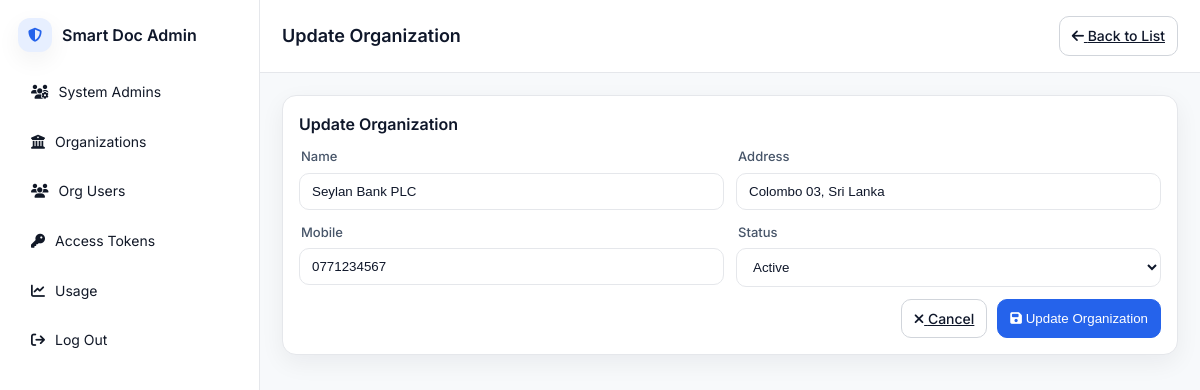
Screenshot of /manage_organization_edit.php?id=1 (signed in) with the database file from the repository.
### tables this page shows
CREATE TABLE IF NOT EXISTS `organization` (
  `id` int NOT NULL AUTO_INCREMENT,
  `name` varchar(100) DEFAULT NULL,
  `address` varchar(200) DEFAULT NULL,
  `mobile` varchar(10) DEFAULT NULL,
  `status` int NOT NULL DEFAULT '0',
  `created_at` timestamp NOT NULL DEFAULT CURRENT_TIMESTAMP,
  `updated_at` timestamp NOT NULL DEFAULT CURRENT_TIMESTAMP ON UPDATE CURRENT_TIMESTAMP,
  PRIMARY KEY (`id`)
);

### db/db_connection.php (called while the page is built, shortened)
<?php
$connection_pool = [];
$pool_available = [];
function get_connection(): ?mysqli {
    global $connection_pool, $pool_available;
    foreach ($pool_available as $index => $available) {
        if ($available && $connection_pool[$index] !== null) {
            if ($connection_pool[$index]->ping()) {
                return $connection_pool[$index];
            }
        }
    }
}
function release_connection(mysqli $conn): void {
    global $connection_pool, $pool_available;
    foreach ($connection_pool as $index => $pool_conn) {
        if ($pool_conn === $conn) {
            return;
        }
    }
}
function execute_query(string $sql, array $params = []): array {
    $conn = get_connection();
    try {
        if (!empty($params)) {
            $stmt = $conn->prepare($sql);
            $types = str_repeat('s', count($params));
            $stmt->bind_param($types, ...$params);
            if (!$stmt->execute()) {
                throw new Exception("Execute failed: " . $stmt->error);
            }
            $result = $stmt->get_result();
        } else {
            $result = $conn->query($sql);
            if (!$result) {
                throw new Exception("Query failed: " . $conn->error);
            }
        }
        $data = [];
        if ($result instanceof mysqli_result) {
            while ($row = $result->fetch_assoc()) {
                $data[] = $row;
            }
        }
        return $data;
    } finally {
        if (isset($conn)) {
            release_connection($conn);
        }
    }
}

### db/organization_controller.php (called while the page is built, shortened)
<?php
require_once 'db_connection.php';
class OrganizationController {
    public static function getOrganizationById(int $id): ?array {
        $sql = "SELECT * FROM organization WHERE id = ?";
        try {
            $result = execute_query($sql, [$id]);
            return $result[0] ?? null;
        } catch (Exception $e) {
            error_log("Get organization error: " . $e->getMessage());
            return null;
        }
    }
}

### manage_organization_edit.php (the view, shortened to what this page needs)
<?php
require_once 'db\organization_controller.php';
$id = isset($_GET['id']) ? (int)$_GET['id'] : 0;
$organization = OrganizationController::getOrganizationById($id);
?>
<!doctype html>
<html lang="en">
<head>
    <link href="https://cdnjs.cloudflare.com/ajax/libs/font-awesome/6.5.2/css/all.min.css" rel="stylesheet" />
    <link rel="stylesheet" href="css/styles.css" />
    <link rel="stylesheet" href="css/styles_add_admin.css" />
</head>
<body>
<div class="layout">
    <aside class="sidebar">
        <div class="brand">
            <i class="fa-solid fa-shield-halved brand-icon" aria-hidden="true"></i>
            <span class="brand-text">Smart Doc Admin</span>
        </div>
        <nav class="menu">
            <a href="manage_admin.php"><i class="fa-solid fa-users-gear"></i><span>System Admins</span></a>
            <a href="manage_organization.php"><i class="fa-solid fa-building-columns"></i><span>Organizations</span></a>
            <a href="manage_org_users.php"><i class="fa-solid fa-users"></i><span>Org Users</span></a>
            <a href="manage_access_token.php"><i class="fa-solid fa-key"></i><span>Access Tokens</span></a>
            <a href="manage_usage.php"><i class="fa-solid fa-chart-line"></i><span>Usage</span></a>
            <a href="admin_logout.php"><i class="fa-solid fa-sign-out"></i><span>Log Out</span></a>
        </nav>
    </aside>
    <main class="content">
        <header class="topbar">
            <h1>Update Organization</h1>
            <a href="manage_organization.php" class="btn">
                <i class="fa-solid fa-arrow-left"></i> Back to List
            </a>
        </header>
        <section class="page">
            <div class="card">
                <div class="card-head">
                    <h2 class="card-title">Update Organization</h2>
                </div>
                <form method="post" action="manage_organization_edit.php?id=<?php echo $organization['id'] ?>" class="form-block">
                    <div class="grid-2">
                        <label>
                            <span>Name</span>
                            <input type="text" name="name" value="<?php echo $organization['name'] ?>" maxlength="100" placeholder="Organization Name" required />
                        </label>
                        <label>
                            <span>Address</span>
                            <input type="text" name="address" value="<?php echo $organization['address'] ?>" maxlength="200" placeholder="Colombo" required />
                        </label>
                    </div>
                    <div class="grid-2">
                        <label>
                            <span>Mobile</span>
                            <input type="number" name="mobile" value="<?php echo $organization['mobile'] ?>" placeholder="0771775727" maxlength="10" required />
                        </label>
                        <label>
                            <span>Status</span>
                            <select name="status" required>
                                <option value="1" <?php echo ($organization['status'] == 1) ? 'selected' : ''; ?>>Active</option>
                            </select>
                        </label>
                    </div>
                    <div class="form-actions">
                        <a href="manage_organization.php" class="btn">
                            <i class="fa-solid fa-xmark"></i> Cancel
                        </a>
                        <button type="submit" class="btn primary">
                            <i class="fa-solid fa-floppy-disk"></i> Update Organization
                        </button>
                    </div>
                </form>
            </div>
        </section>
    </main>
</div>
</body>
</html>

### css/styles.css (style rules this page uses)
:root { --bg:#f7f9fb; --panel:#ffffff; --muted:#6b7280; --text:#0f172a; --brand:#2563eb; --brand-weak:#e7efff; --danger:#e11d48; --border:#e5e7eb; --border-strong:#d1d5db; --table-row:#fafbfc; --radius:14px; --shadow:0 8px 24px rgba(15,23,42,0.06); }
* { box-sizing:border-box }
html,body { height:100% }
body { margin:0; background:var(--bg); color:var(--text); font:14px/1.55 "Inter", system-ui, -apple-system, Segoe UI, Roboto, Arial, sans-serif; }
.layout { display:flex;min-height:100vh }
.sidebar { width:260px; background:var(--panel); border-right:1px solid var(--border); padding:18px; position:sticky; top:0; height:100vh; }
.brand { display:flex;align-items:center;gap:10px;margin-bottom:18px }
.brand-icon { color:var(--brand); background:var(--brand-weak); border-radius:12px; padding:10px; box-shadow:var(--shadow); }
.brand-text { font-weight:600;font-size:16px }
.menu { display:flex;flex-direction:column;gap:6px;margin:8px 0 18px }
.menu a { display:flex;align-items:center;gap:10px; color:#111827;text-decoration:none; padding:10px 12px;border-radius:10px;border:1px solid transparent; }
.content { flex:1;display:flex;flex-direction:column }
.topbar { display: flex; align-items: center; justify-content: space-between; padding: 16px 22px; background: var(--panel); border-bottom: 1px solid var(--border); position: sticky; top: 0; z-index: 5; }
.topbar h1 { margin: 0; font-size: 18px; font-weight: 600; }
.page { padding:22px }
.card { background:var(--panel); border:1px solid var(--border); border-radius:var(--radius); box-shadow:var(--shadow); padding:16px; }
.card-head { display:flex;align-items:center;justify-content:space-between;margin-bottom:10px }
.card-title { margin:0;font-size:16px;font-weight:600 }
.btn { appearance:none;border:1px solid var(--border-strong); background:#fff;color:#0f172a;border-radius:10px; padding:8px 12px;cursor:pointer;font-weight:500; }
.btn.primary { background: var(--brand); border-color: var(--brand); color: #fff; font-weight: 500; }

### css/styles_add_admin.css (style rules this page uses)
.form-block { display:block; margin-top:6px; }
.grid-2 { display:grid; grid-template-columns: 1fr 1fr; gap:12px; margin-bottom:12px; }
.form-block label span { display:block; font-size:13px; color:#475569; margin:0 0 6px 2px; font-weight:500; }
.form-block input, select { width:100%; background:#fff; border:1px solid var(--border); color:var(--text); border-radius:10px; padding:10px 12px; outline:none; }
.form-actions { display:flex; gap:10px; justify-content:flex-end; margin-top:8px; }

### rows the page displays
organization: name "Seylan Bank PLC", address "Colombo 03, Sri Lanka", mobile "0771234567", status "Active"
